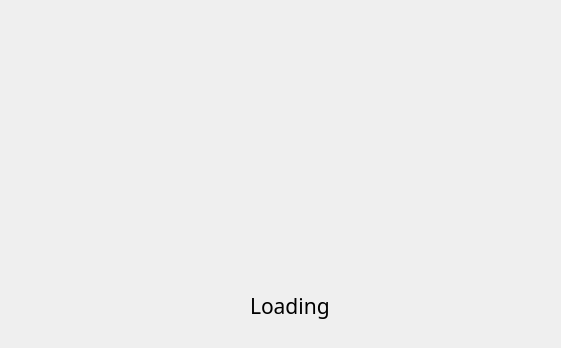
<?xml version="1.0" encoding="UTF-8"?>
<ui version="4.0">
 <class>MainWindow</class>
 <widget class="QMainWindow" name="MainWindow">
  <property name="geometry">
   <rect>
    <x>0</x>
    <y>0</y>
    <width>561</width>
    <height>348</height>
   </rect>
  </property>
  <property name="windowTitle">
   <string>MainWindow</string>
  </property>
  <widget class="QWidget" name="centralwidget">
   <widget class="QLabel" name="label">
    <property name="geometry">
     <rect>
      <x>10</x>
      <y>10</y>
      <width>541</width>
      <height>321</height>
     </rect>
    </property>
    <property name="styleSheet">
     <string notr="true">border-image: url(:/New_Splash/Youtube Downloader.png);</string>
    </property>
    <property name="text">
     <string/>
    </property>
   </widget>
   <widget class="QLabel" name="label_2">
    <property name="geometry">
     <rect>
      <x>250</x>
      <y>290</y>
      <width>81</width>
      <height>31</height>
     </rect>
    </property>
    <property name="font">
     <font>
      <family>Corbel Light</family>
      <pointsize>16</pointsize>
     </font>
    </property>
    <property name="text">
     <string>Loading.</string>
    </property>
   </widget>
  </widget>
 </widget>
 <resources>
  <include location="Nova_Splash.qrc"/>
 </resources>
 <connections/>
</ui>
